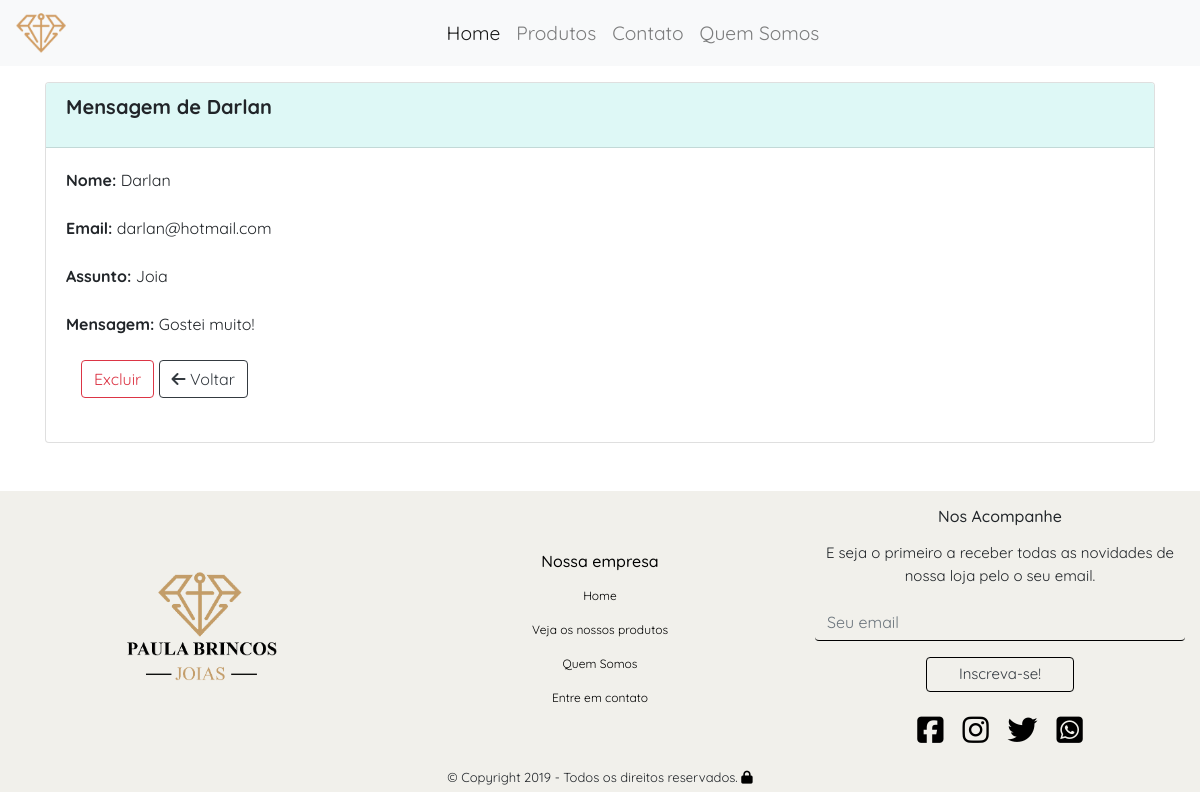
Screenshot of /contato/visualizar/1 (signed in) with the database file from the repository.
### tables this page shows
CREATE TABLE `contato` (
  `id` int(11) NOT NULL,
  `email` varchar(255) NOT NULL,
  `nome` varchar(255) NOT NULL,
  `assunto` varchar(255) NOT NULL,
  `comentario` varchar(255) NOT NULL
);

### app/core/Controller.php (called while the page is built, shortened)
<?php
class Controller{
    public function load($viewName, $viewData=array()){
        extract($viewData);
        include "app/views/" . $viewName .".php";
    }
}

### app/core/Core.php (called while the page is built, shortened)
<?php
class Core{
    private $controller;
    private $metodo;
    private $parametros = array();
    public function run(){
       $c = new $controllerCorrente;
       call_user_func_array(array($c, $this->getMetodo()), $this->getParametros());
    }
    public function verificaUri(){
        $url =explode("index.php", $_SERVER["PHP_SELF"]);
        $url = end($url);
        if($url!=""){
            $url = explode('/', $url);
            array_shift($url);
            $this->controller = ucfirst($url[0]) ."Controller";
            array_shift($url);
            if(isset($url[0])){
                $this->metodo = $url[0];
                array_shift($url);
            }
            if(isset($url[0])){
                $this->parametros= array_filter($url);
            }
        }else{
            $this->controller = ucfirst(CONTROLLER_PADRAO) ."Controller";
        }
    }
    public function getMetodo() {
        if(method_exists(NAMESPACE_CONTROLLER .$this->controller, $this->metodo)){
            return $this->metodo;
        }
        return METODO_PADRAO;
    }
    public function getParametros() {
        return $this->parametros;
    }
}

### index.php (called while the page is built, shortened)
<?php
require 'app/core/Core.php';
$core = new Core;
$core->run();

### app/core/Model.php (called while the page is built, shortened)
<?php
abstract class Model{
    public function __construct() {
        $this->db = new \PDO("mysql:dbname=".BANCO.";host=".SERVIDOR,USUARIO,SENHA);
    }
}

### app/models/Contato.php (called while the page is built, shortened)
<?php
class Contato extends Model
{
    public function getContato($id)
    {
        $resultado = array();
        $sql = "SELECT * FROM contato WHERE id = :id";
        $qry = $this->db->prepare($sql);
        $qry->bindValue(":id", $id);
        $qry->execute();
        if ($qry->rowCount() > 0) {
            $resultado = $qry->fetch(\PDO::FETCH_OBJ);
        }
        return $resultado;
    }
}

### app/views/contatos/ver.php (the view, shortened to what this page needs)
<div class="container mt-3">
    <div class="card">
        <h5 class="card-header">
            <p class="font-weight-bold">Mensagem de <?php echo $contato->nome ?></p>
        </h5>
        <div class="card-body">
            <form>
                <div class="form-group">
                    <div class="form-group">
                        <label class="font-weight-bold">Nome:</label>
                        <?php echo $contato->nome ?>
                    </div>
                </div>
                <div class="form-group">
                    <label class="font-weight-bold">Email: </label>
                    <?php echo $contato->email ?>
                </div>
                <div class="form-group">
                    <label class="font-weight-bold">Assunto: </label>
                    <?php echo $contato->assunto ?>
                </div>
                <div class="form-group">
                    <label class="font-weight-bold">Mensagem: </label>
                    <?php echo $contato->comentario ?>
                </div>
                <div class="col-md-6">
                    <a class="btn btn-outline-danger mb-2" href="<?php echo URL_BASE . "/contato/apagar/" . $contato->id . "/S" ?>">Excluir</a>
                    <a href="<?php echo URL_BASE . "/contato/recebidos" ?>"><button type="button" class="btn btn-outline-dark mb-2"><i class="fas fa-arrow-left"></i> Voltar</button></a>
                </div>
            </form>
        </div>
    </div>
</div>

### assets/css/styles.css (style rules this page uses)
body { font-family: 'Quicksand', sans-serif; }
.card-header { background-color:#def8f6!important; }

### rows the page displays
contato: nome "Darlan", email "darlan@hotmail.com", assunto "Joia", comentario "Gostei muito!"
